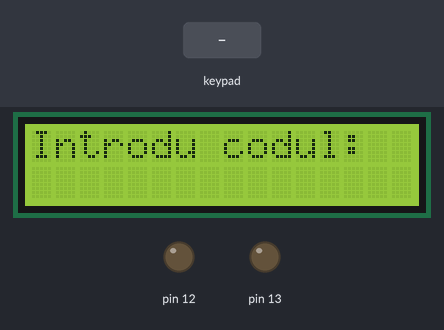
Recording of a program running on a simulated Arduino Mega 2560, built with avr-gcc and run on an emulated ATmega2560. Shown: 16×2 character LCD, output pins drawn as LEDs (lit = HIGH). Inputs (shaded band) come from the test bench.

Above: at 1.2 s.
1.3 s: keypad keys 1 2 3 4 # pressed 0.4 s apart
At 4.2 s:
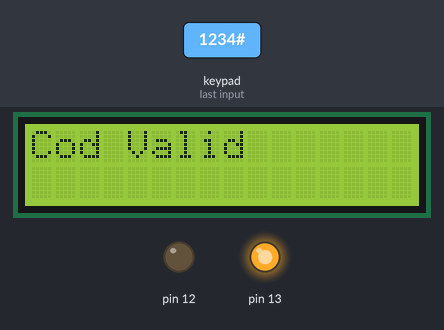
At 13.2 s:
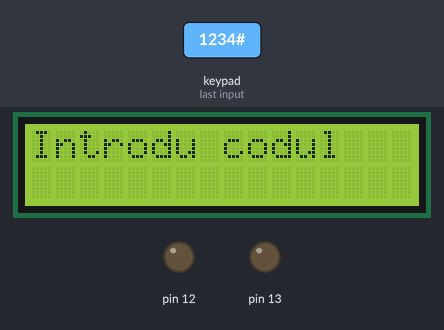
Timing chart, 0 to 14.4 s (numbered marks = the images above; inputs shaded):
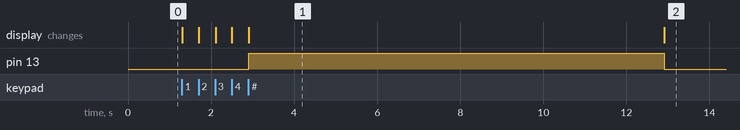

The program:

main.cpp
```cpp
#include <Arduino.h>
#include "ledClass.h"
#include "keypadClass.h"
#include "lcdClass.h"
Led ledGreen(13);
Led ledRed(12);
byte rowPins[4] = {A0, A1, A2, A3};
byte colPins[4] = {11, 10, 9, 8};
Keypad4x4 keypad(rowPins,colPins);
Lcd lcd(2,3,4,5,6,7);
int codeIndex = 0;
char enteredCode[5];
char code[5] = "1234";
void setup() {
  lcd.begin();
  printf("Introdu codul:\n");
}

void loop() {

  char key = keypad.getKey();
  if(key)
  {
    if(key == '#' || strlen(enteredCode) == 4)
    {
      enteredCode[codeIndex] = '\0';
      if(strcmp(enteredCode,code) == 0)
      {
        ledGreen.turnOn();
        lcd.clearScreen();
        printf("Cod Valid");
        delay(10000);
      } else
      {
        ledRed.turnOn();
        lcd.clearScreen();
        printf("Cod Invalid");
        delay(10000);
      }
      ledRed.turnOff();
      ledGreen.turnOff();
      lcd.clearScreen();
      codeIndex = 0;
      for (int i = 0; i < 5; i++)
      {
        enteredCode[i] = '\0';
      }

      printf("Introdu codul \n");

    } else
    {
      printf("%c", key);
      enteredCode[codeIndex] = key;
      codeIndex++;
    }
  }

}
```

ledClass.cpp
```cpp
#include "ledClass.h"
//Constructor for Led class, initialises memberPin
//with the chosen pin, sets the pinMode, set the initial
// output to low and sets the logical state to off
Led::Led(int pin)
{
  this->memberPin = pin;
  pinMode(this->memberPin,OUTPUT);
  digitalWrite(this->memberPin,LOW);
  this->state = false;
}
//Checks if the led is on
bool Led::isOn()
{
  return this->state;
}
//Turns on the led, does nothing if already on
void Led::turnOn()
{
  if(!this->isOn())
  {
    digitalWrite(this->memberPin,HIGH);
    this->state = true;
  }
}
//Turns offf the led, does nothing if already off
void Led::turnOff()
{
  if(this->isOn())
  {
    digitalWrite(this->memberPin,LOW);
    this->state = false;
  }
}
//Inverses the led state
void Led::toggle()
{
  if(this->isOn())
  {
    this->turnOff();
  } else
  {
    this->turnOn();
  }
}
```

ledClass.h
```cpp
#ifndef LEDCLASS_H
#define LEDCLASS_H

#include <Arduino.h>

class Led {
  public:
    Led(int pin);
    void turnOn();
    void turnOff();
    void toggle();
    bool isOn();
  private:
    int memberPin;
    bool state;
};
#endif
```

keyPadClass.cpp
```cpp
#include "keypadClass.h"
//Initialising static keypad keys
char Keypad4x4::keysMap[4][4] = {
  {'1','2','3','A'},
  {'4','5','6','B'},
  {'7','8','9','C'},
  {'*','0','#','D'}
};
//Constructor for the keypad class
//Creates the keypad object from the Keypad class
Keypad4x4::Keypad4x4(byte rowPins[4],byte colPins[4])
{
  this->keypadInstance = new Keypad(makeKeymap(keysMap),&rowPins[0],&colPins[0],4,4);
}
//Gets the currently pressed key
char Keypad4x4::getKey() const
{
  return this->keypadInstance->getKey();
}
```

keypadClass.h
```cpp
#ifndef KEYPADCLASS_H
#define KEYPADCLASS_H

#include <Arduino.h>
#include <Keypad.h>

class Keypad4x4 {
  public:
    Keypad4x4(byte rowPins[4],byte colPins[4]);
    char getKey() const;

  private:
    Keypad* keypadInstance;
    static char keysMap[4][4];


};

#endif
```

lcd.cpp
```cpp
#include "lcdClass.h"
//Initialising the static variables that are needed
LiquidCrystal* Lcd::lcdDriver = nullptr;
FILE* Lcd::fileStream = nullptr;
int Lcd::currentRow = 0;
int Lcd::currentCol = 0;
//LCD class construction, creates the LiquidCrystal object
Lcd::Lcd(int rs,int enable,int d4, int d5, int d6, int d7)
{
  Lcd::lcdDriver = new LiquidCrystal(rs,enable,d4,d5,d6,d7);

}
//starts up the lcd driver and redirects stdout to writechar
void Lcd::begin()
{
  Lcd::fileStream = new FILE;
  Lcd::lcdDriver->begin(Lcd::screenLength,Lcd::screenHeight);
  fdev_setup_stream(Lcd::fileStream,Lcd::writeChar,NULL,_FDEV_SETUP_WRITE);
  stdout = Lcd::fileStream;
}
//function for writing text onto LED
//For it to work, calling .begin() is mandatory as we need to reroute stdout
//Manages the location of the cursor
int Lcd::writeChar(char c, FILE *stream)
{
  if(c != '\n')
  {
    if(Lcd::currentCol == Lcd::screenLength)
    {
      Lcd::currentRow += 1;
      Lcd::currentRow = Lcd::currentRow % Lcd::screenHeight;
      Lcd::currentCol = 0;
      Lcd::lcdDriver->setCursor(Lcd::currentCol,Lcd::currentRow);
    }
    Lcd::lcdDriver->write(c);
    Lcd::currentCol++;
  }
  if(c == '\n')
  {
    Lcd::currentRow += 1;
    Lcd::currentRow = Lcd::currentRow % Lcd::screenHeight;
    Lcd::currentCol = 0;
    Lcd::lcdDriver->setCursor(Lcd::currentCol,Lcd::currentRow);
  }
  return 0;
}
//Clears the screen
//Resets the cursor
void Lcd::clearScreen()
{
  Lcd::lcdDriver->clear();
  Lcd::currentCol = 0;
  Lcd::currentRow = 0;
}
//Set the cursor to an arbitrary position
void Lcd::setCursorPosition(int col, int row)
{
  Lcd::lcdDriver->setCursor(col,row);
  Lcd::currentCol = col;
  Lcd::currentRow = row;
}
```

lcdClass.h
```cpp
#ifndef LCDCLASS_H
#define LCDCLASS_H

#include <Arduino.h>
#include <LiquidCrystal.h>
#include <stdio.h>


class Lcd {
  public:
    Lcd(int rs,int enable,int d4, int d5, int d6, int d7);
    void begin();
    void clearScreen();
    static int writeChar(char c, FILE* stream);
    void setCursorPosition(int col,int row);
  private:
    static LiquidCrystal* lcdDriver;
    static FILE* fileStream;
    static int currentRow;
    static int currentCol;
    static constexpr int screenLength = 16;
    static constexpr int screenHeight = 2;


};

#endif
```

Measured:
- after the input at 1.3 s, pin 13: LOW → HIGH after 1.6 s, → LOW 10.0 s later; the display: first changes at once (image 1 shows a later state)
- what the display in image 1 shows lasts 10.0 s, from 2.9 s to 12.9 s
